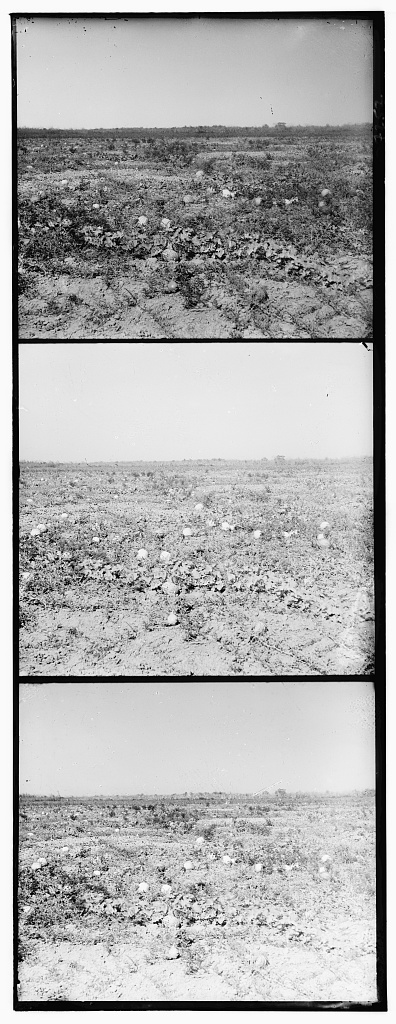
#> input picture 255.jpg, 396 x 1024 px; its folder holds 8 pictures in this run
$ python main.py
#> lines starting #> are read from the running program, lines starting #| are printed output that depends on the picture; after the words box and inside, x2 and y2 are one past the last pixel; in counts of white or black regions, pixels touching at a corner belong together
import cv2
import numpy as np
import time
import os

def alinear_canales(img_ref, img_mov):
    # Extraemos solo el centro de la imagen para evitar que los bordes dañados de las placas de cristal arruinen la correlación
    h, w = img_ref.shape
    cx, cy = w // 2, h // 2
    d = min(w, h) // 4  # Usamos una ventana central

    ref_centro = img_ref[cy - d:cy + d, cx - d:cx + d]
    mover_centro = img_mov[cy - d:cy + d, cx - d:cx + d]

    bordes_ref = cv2.Canny(ref_centro, 50, 150)
    bordes_mov = cv2.Canny(mover_centro, 50, 150)


    # Correlación de fase (Fourier)
    (dx, dy), _ = cv2.phaseCorrelate(np.float32(bordes_mov), np.float32(bordes_ref))

    # [20 lines of commented-out code are left out]

    return int(round(dx)), int(round(dy))


def mejoras_extra(imagen_bgr):
    # 1. Eliminación de bordes y marcos (Recortamos un 6% de los márgenes)
    alto, ancho = imagen_bgr.shape[:2]
    margen_y = int(alto * 0.06)
    margen_x = int(ancho * 0.06)
    img_final = imagen_bgr[margen_y:alto-margen_y, margen_x:ancho-margen_x]

    # 2. Eliminación de defectos preservando los bordes (Filtro Bilateral)
    # Parámetros: diámetro=9, sigmaColor=75, sigmaSpace=75
    # img_limpia = cv2.bilateralFilter(img_recortada, 9, 75, 75)

    # 3. Corrección fotométrica sin alterar los colores (CLAHE en el espacio LAB)
    # Convertimos la imagen del espacio BGR al espacio LAB
    # lab = cv2.cvtColor(img_limpia, cv2.COLOR_BGR2LAB)

    # Separamos los canales: L (Luminosidad/Brillo), A y B (Componentes de color)
    # l, a, b = cv2.split(lab)

    # Creamos y aplicamos el ecualizador CLAHE ÚNICAMENTE al canal L
    # clahe = cv2.createCLAHE(clipLimit=2.0, tileGridSize=(8, 8))
    # l_clahe = clahe.apply(l)

    # Volvemos a unir los canales (la luminosidad mejorada + los colores originales)
    # lab_mejorado = cv2.merge([l_clahe, a, b])

    # Convertimos la imagen de vuelta al espacio BGR habitual de OpenCV
    #img_final = cv2.cvtColor(lab_mejorado, cv2.COLOR_LAB2BGR)

    return img_final


def procesar_imagen(ruta_imagen):
    # Tasca 1 - Escollir el dataset / Lectura de la imagen
#> called with ruta_imagen = '255.jpg'
    img = cv2.imread(ruta_imagen, cv2.IMREAD_GRAYSCALE)
#> img is the input picture: shape (1024, 396); min 0, max 255, mean 173.9
    if img is None:
        print(f"Error: No se pudo cargar la imagen {ruta_imagen}")
        return

    print(f"\nTrabajando con: {ruta_imagen}")

    t0 = time.time() # Calculo del tiempo (Se pide)

    # Tasca 3 - Implementar la solucio.

    # 3.1. Recorte de subimágenes
    # Vamos a divir la altura total entre 3 (B, G, R).
    alto_canal = img.shape[0] // 3
#> alto_canal = 341
    B, G, R = img[0:alto_canal], img[alto_canal:2*alto_canal], img[2*alto_canal:3*alto_canal]

    # 3.2. Puesta en correspondencia (Registrado)
    # Calculamos desplazamientos usando B como referencia
    dx_g, dy_g = alinear_canales(B, G)
#> in alinear_canales, `bordes_ref = cv2.Canny(ref_centro, 50, 150)`:
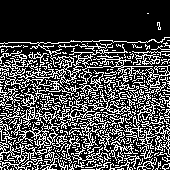
#> bordes_ref: shape (170, 170); 28.5% white in thin lines or dots
#> in alinear_canales, `bordes_mov = cv2.Canny(mover_centro, 50, 150)`:
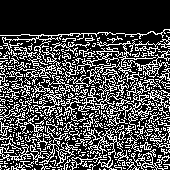
#> bordes_mov: shape (170, 170); 29.1% white in thin lines or dots, all inside (x1, y1, x2, y2) = (0, 29, 170, 170)
#> in alinear_canales, `(dx, dy), _ = cv2.phaseCorrelate(np.float32(bordes_mov), np.float32(bo..`: dx = 0.622; dy = 7.86
#> dx_g = 1; dy_g = 8
    dx_r, dy_r = alinear_canales(B, R)
#> in alinear_canales (call 2), `mover_centro = img_mov[cy - d:cy + d, cx - d:cx + d]`:
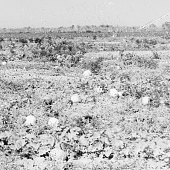
#> mover_centro: shape (170, 170); min 0, max 255, mean 187.5
#> in alinear_canales (call 2), `bordes_mov = cv2.Canny(mover_centro, 50, 150)`:
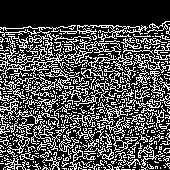
#> bordes_mov: shape (170, 170); 30.9% white in thin lines or dots, all inside (x1, y1, x2, y2) = (0, 21, 170, 170)
#> in alinear_canales (call 2), `(dx, dy), _ = cv2.phaseCorrelate(np.float32(bordes_mov), np.float32(bo..`: dx = -0.559; dy = 15.09
#> dx_r = -1; dy_r = 15
    print(f"Desplazamiento canal Verde (G): dx = {dx_g}, dy = {dy_g}")
#| Desplazamiento canal Verde (G): dx = 1, dy = 8
    print(f"Desplazamiento canal Rojo (R): dx = {dx_r}, dy = {dy_r}")
#| Desplazamiento canal Rojo (R): dx = -1, dy = 15
    # Creamos las matrices de traslación afín
    M_g = np.float32([[1, 0, dx_g], [0, 1, dy_g]])
#> M_g = [[1, 0, 1], [0, 1, 8]]
    M_r = np.float32([[1, 0, dx_r], [0, 1, dy_r]])
#> M_r = [[1, 0, -1], [0, 1, 15]]

    # Aplicamos la traslación a los canales G y R
    G_alineado = cv2.warpAffine(G, M_g, (G.shape[1], G.shape[0]))
    R_alineado = cv2.warpAffine(R, M_r, (R.shape[1], R.shape[0]))
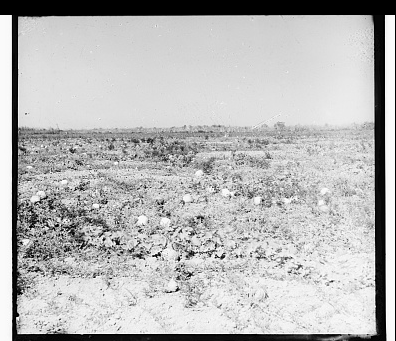
#> R_alineado: shape (341, 396); min 0, max 255, mean 183.5

    # 3.3. Combinamos en una imagen a color (BGR por defecto)
    imagen_color_base = cv2.merge([B, G_alineado, R_alineado])
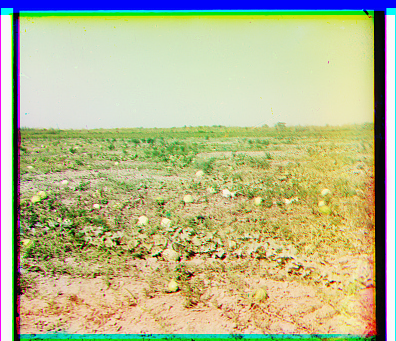
#> imagen_color_base: shape (341, 396, 3); mean of channels 0, 1, 2 141.6, 185.1, 183.5; drawn as B, G, R

    t1 = time.time() # Tiempo final
    t_total = t1 - t0

    print(f"Tiempo final (recorte y registrado): {t_total:.4f}s")

    nombre_base = os.path.splitext(ruta_imagen)[0]

    # Guardamos versión de la imagen antes de aplicar mejoras
    ruta_salida_base = f"{nombre_base}_color_base.jpg"
    cv2.imwrite(ruta_salida_base, imagen_color_base)
    print(f"Resultado base guardado como: {ruta_salida_base}")

    # Guardamos imagen tras aplicar mejoras
    imagen_color = mejoras_extra(imagen_color_base)
    ruta_salida = f"{nombre_base}color.jpg"
    cv2.imwrite(ruta_salida, imagen_color)
    print(f"Resultado guardado como: {ruta_salida}")

    # Mostrar la imagen en pantalla (redimensionada)
    alto_disp, ancho_disp = imagen_color.shape[:2]
#> alto_disp = 301; ancho_disp = 350
    escala = 800 / alto_disp # Redimension
#> escala = 2.66
    dim_disp = (int(ancho_disp * escala), 800)
#> dim_disp = (930, 800)
    imagen_disp = cv2.resize(imagen_color, dim_disp, interpolation=cv2.INTER_AREA)
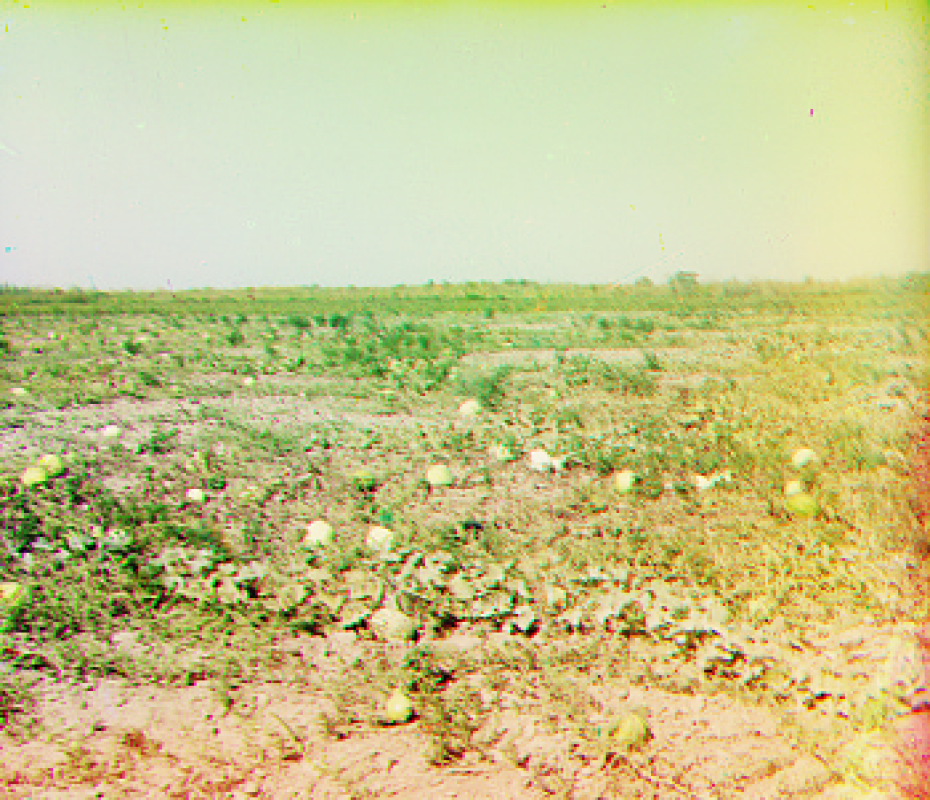
#> imagen_disp: shape (800, 930, 3); mean of channels 0, 1, 2 140.2, 196.7, 200.8; drawn as B, G, R

    cv2.imshow(f"Resultado - {ruta_imagen}", imagen_disp)
    cv2.waitKey(0) # Presiona cualquier tecla para cerrar la ventana
    cv2.destroyAllWindows()

# Llamada a funciones.
if __name__ == "__main__":
    lista_imagenes = ['255.jpg', '328.jpg', '499.jpg', '1099.jpg', '1246.jpg', '1822.jpg']
    for img_path in lista_imagenes:
        if os.path.exists(img_path):
            procesar_imagen(img_path)
        else:
            print(f"No se encontró la imagen: {img_path}")
